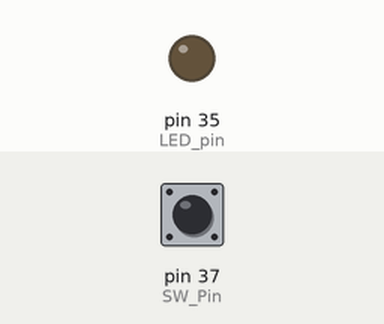
Simulated run of this program. Board: Raspberry Pi (header pin numbers). Shown: output pins drawn as LEDs (lit = HIGH). Inputs (shaded band) come from the test bench; at power-on: pin 37 (SW_Pin) HIGH. What the program prints to the terminal is not drawn.

Above: at 1.2 s.
1.3 s: pin 37 (SW_Pin) pulled LOW for 0.15 s
At 1.37 s:
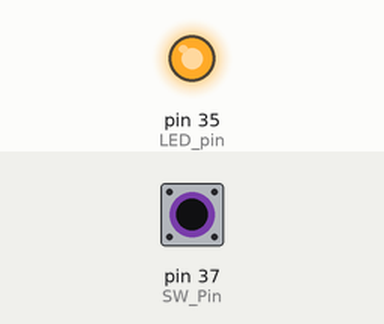
2.9 s: pin 37 (SW_Pin) pulled LOW for 3.2 s
At 6.6 s:
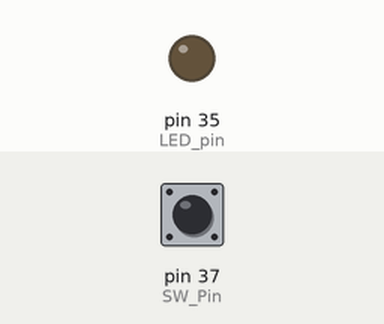
Timing chart, 0 to 8.1 s (numbered marks = the images above; inputs shaded):
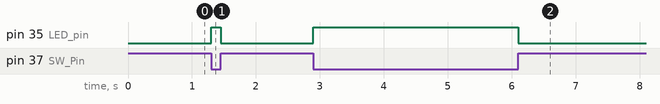

The program:

Q101-0101.py
```python
import RPi.GPIO as GPIO  # Add GPIO library to a Python sketch
import time     # Add time library to a Python sketch
LED_pin = 35     # Ref Board
SW_Pin = 37
GPIO.setmode(GPIO.BOARD)    #Setup GPIO using GPIO.Pin
GPIO.setup(LED_pin, GPIO.OUT)   #Setup pin to output
GPIO.setup(SW_Pin, GPIO.IN, pull_up_down = GPIO.PUD_UP)
         #Setup pin to input and Pull-Up

while True:
    if (GPIO.input(SW_Pin)==0):   # Read Botton pin
        GPIO.output(LED_pin,GPIO.HIGH) # Set LED pin to HIGH
        print("Input = 0, HIGH")
    else:
        GPIO.output(LED_pin,GPIO.LOW) # Set LED pin to LOW
        print("Input = 1, LOW")
```

Measured:
- after the input at 1.3 s, pin 35 (LED_pin): LOW → HIGH at once, → LOW 0.15 s later
- after the input at 2.9 s, pin 35 (LED_pin): LOW → HIGH at once, → LOW 3.2 s later
